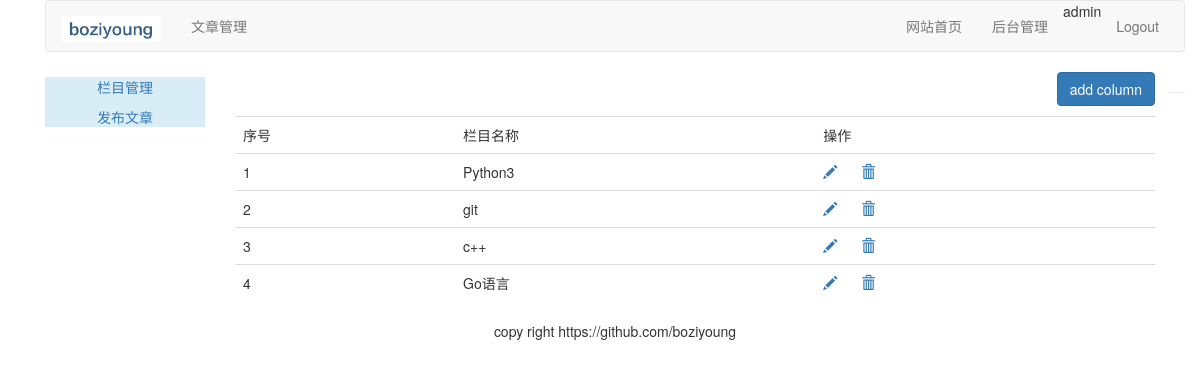
The page /article/article-column/ (signed in) on the database its author committed.
### article/models.py (models this page shows, shortened)
class ArticleColumn(models.Model):
    user = models.ForeignKey(User, related_name="article_column", on_delete=models.CASCADE)      # related_name:# 指定反向访问的名字
    column = models.CharField(max_length=200)
    created = models.DateField(auto_now_add=True)

### article/views.py (the view, shortened to what this page needs)
# urls.py: path('article-column/',  views.article_column, name="article_column"),
@login_required(login_url='/account/login/')
@csrf_exempt   # 可以解決提交表單時遇到的csrf錯誤
def article_column(request):
    if request.method == "GET":
        columns = ArticleColumn.objects.filter(user=request.user)
        column_form = ArticleColumnForm()              # 创建表单类实例对象
        return render(request, "article/column/article_column.html", {"columns": columns, 'column_form': column_form})

### templates/article/column/article_column.html (shortened to what this page needs)
{% extends "article/base.html" %}
{% load static %}
{% block title %}article column{% endblock %} {% block content %}
<div>
    <p class="text-right">
        <button id= "add_column" onclick="add_column()" class="btn btn-primary"> add column</button>
    </p>
    <table class="table table-hover">
        <tr>
            <td>序号</td>
            <td>栏目名称</td>
            <td>操作</td>
        </tr>
        {% for column in columns %}
        <tr>
            <td>{{ forloop.counter }}</td>
            <td>{{ column.column }}</td>
            <td>
                <a name="edit" href="javascript:" onclick="edit_column(this, {{ column.id }})">
                    <span class="glyphicon glyphicon-pencil"></span>
                </a>
                <a name="delete" href="javascript:" onclick="del_column(this, {{ column.id }})">
                    <span class="glyphicon glyphicon-trash" style="margin-left:20px;"></span>
                </a>
            </td>
        </tr>
        {% empty %}
        <p>还没有设置栏目，太懒了。</p>
        {% endfor %}
    </table>
</div>
{% endblock %}

### templates/article/header.html
{% load static %}
<div class="container">
    <nav class="navbar navbar-default" role="navigation">
        <div class="navbar-header">
            <a class="navbar-brand" href="https://github.com/boziyoung">
                <img width="100px" src="{% static 'images/logo.jpg' %}">
            </a>
        </div>
        <div>
            <ul class="nav navbar-nav" role="tablist">
                <li><a href="{% url 'article:article_column' %}">文章管理</a></li>
            </ul>
            <ul class="nav navbar-nav navbar-right" style="margin-right:10px">
                <li><a href="{% url 'blog:blog_title' %}">网站首页</a></li>
                <li><a href="{% url 'article:article_column' %}">后台管理</a></li>
                <li><span>{{ user.username }}</span></li>
                <li><a href="{% url 'account:user_logout' %}">Logout</a></li>
            </ul>
        </div>
    </nav>
</div>

### rows shown on the page
ArticleColumn: column "Python3"
ArticleColumn: column "git"
ArticleColumn: column "c++"
ArticleColumn: column "Go语言"

### other values the page prints
{{ user.username }} "admin"
